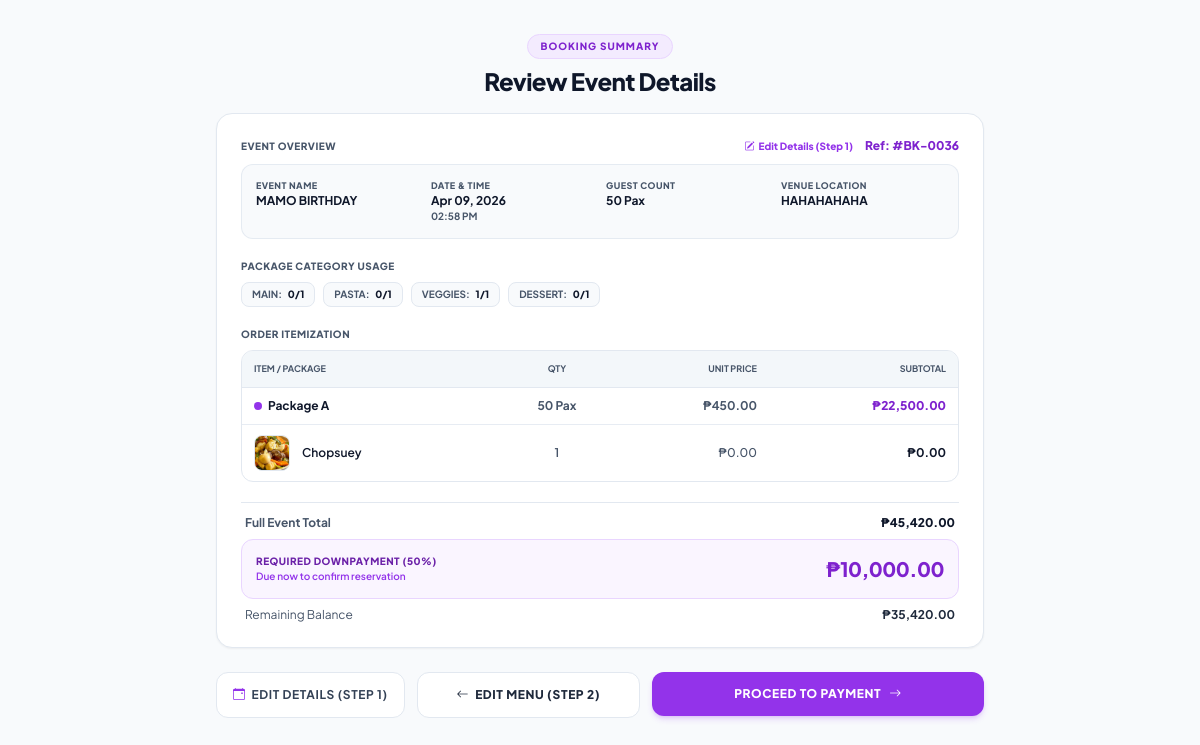
Page /summary.php?booking_id=36 (signed in) on the committed database.
### tables this page shows
CREATE TABLE `bookings` (
  `booking_id` int(11) NOT NULL,
  `user_id` int(11) DEFAULT NULL,
  `event_name` varchar(150) NOT NULL,
  `event_type` varchar(50) DEFAULT NULL,
  `event_date` date NOT NULL,
  `event_time` time NOT NULL,
  `event_end_time` time DEFAULT NULL,
  `venue_location` varchar(255) DEFAULT NULL,
  `venue_address` text NOT NULL,
  `pax_count` int(11) NOT NULL,
  `table_count` int(11) NOT NULL,
  `special_requests` text DEFAULT NULL,
  `venue_image` varchar(255) DEFAULT NULL,
  `ai_venue_analysis` text DEFAULT NULL,
  `ai_conceptual_image` varchar(255) DEFAULT NULL,
  `layout_approval_status` varchar(40) NOT NULL DEFAULT 'none',
  `layout_generated_by` varchar(100) DEFAULT NULL,
  `layout_generated_at` datetime DEFAULT NULL,
  `layout_approved_by` varchar(100) DEFAULT NULL,
  `layout_approved_at` datetime DEFAULT NULL,
  `layout_admin_notes` text DEFAULT NULL,
  `status` enum('pending','on_progress','confirmed','completed','cancelled') DEFAULT 'pending',
  `total_price` decimal(10,2) DEFAULT NULL,
  `payment_method` varchar(50) DEFAULT 'Cash',
  `created_at` timestamp NOT NULL DEFAULT current_timestamp(),
  `payment_status` enum('unpaid','partially_paid','fully_paid','refunded') DEFAULT 'unpaid',
  `reference_no` varchar(50) DEFAULT NULL,
  `total_amount` decimal(10,2) DEFAULT 0.00,
  `booking_status` enum('draft','confirmed','completed','cancelled') DEFAULT 'draft',
  `payment_proof` varchar(255) DEFAULT NULL,
  `admin_note` text DEFAULT NULL,
  `cancel_reason` text DEFAULT NULL,
  `refund_amount` decimal(10,2) DEFAULT 0.00,
  `admin_archived_chat` tinyint(1) DEFAULT 0
);

CREATE TABLE `packages` (
  `package_id` char(1) NOT NULL,
  `package_name` varchar(100) NOT NULL,
  `price_per_pax` decimal(10,2) NOT NULL,
  `main_course_limit` int(11) NOT NULL DEFAULT 0,
  `dessert_limit` int(11) NOT NULL DEFAULT 0,
  `soup_limit` int(11) NOT NULL DEFAULT 0,
  `veggies_limit` int(11) DEFAULT 0,
  `pasta_limit` int(11) DEFAULT 0,
  `description` text DEFAULT NULL,
  `inclusions` text DEFAULT NULL
);

CREATE TABLE `booking_items` (
  `id` int(11) NOT NULL,
  `booking_id` int(11) NOT NULL,
  `item_id` int(11) NOT NULL,
  `quantity` int(11) DEFAULT 1,
  `unit_price` decimal(10,2) NOT NULL,
  `subtotal` decimal(10,2) NOT NULL,
  `dietary_notes` text DEFAULT NULL
);

CREATE TABLE `menu_items` (
  `item_id` int(11) NOT NULL,
  `category_id` int(11) DEFAULT NULL,
  `item_name` varchar(100) NOT NULL,
  `description` text DEFAULT NULL,
  `recipe` text DEFAULT NULL,
  `image_path` varchar(255) DEFAULT NULL,
  `image_url` varchar(255) DEFAULT NULL,
  `price` decimal(10,2) DEFAULT NULL,
  `is_available` tinyint(1) DEFAULT 1
);

### summary.php (the view, shortened to what the rows shown need)
<?php
require_once 'db_config.php';
$booking_id = isset($_GET['booking_id']) ? intval($_GET['booking_id']) : 0;
$user_id = $_SESSION['user_id'];
$b_stmt = $conn->prepare("SELECT * FROM bookings WHERE booking_id = ? AND user_id = ?");
$b_stmt->bind_param("ii", $booking_id, $user_id);
$b_stmt->execute();
$booking = $b_stmt->get_result()->fetch_assoc();
$i_stmt = $conn->prepare("SELECT bi.*, mi.item_name, mi.category_id, mi.image_path
                          FROM booking_items bi
                          JOIN menu_items mi ON bi.item_id = mi.item_id
                          WHERE bi.booking_id = ?");
$i_stmt->bind_param("i", $booking_id);
$i_stmt->execute();
$items = $i_stmt->get_result();
$package_name = null;
$package_price_per_pax = 0;
$package_subtotal = 0;
$is_package_selected = false;
$selected_items_list = [];
while ($row = $items->fetch_assoc()) {
    $selected_items_list[] = $row;
}
if (strpos($booking['event_type'], 'Package') !== false) {
    $is_package_selected = true;
    preg_match('/\((Package\s([A-D]))\)/', $booking['event_type'], $matches);
    if (isset($matches[2])) {
        $package_id = $matches[2];
        $package_name = $matches[1];
        $p_stmt = $conn->prepare("SELECT * FROM packages WHERE package_id = ?");
        $p_stmt->bind_param("s", $package_id);
        $p_stmt->execute();
        $pkg_data = $p_stmt->get_result()->fetch_assoc();
        if ($pkg_data) {
            $package_price_per_pax = $pkg_data['price_per_pax'];
            $package_subtotal = $booking['pax_count'] * $package_price_per_pax;
        }
    }
}
$downpayment_required = min($booking['total_amount'], 10000);
$remaining_balance = $booking['total_amount'] - $downpayment_required;
$is_modal = isset($_GET['modal']) && $_GET['modal'] == 1;
?>
<!DOCTYPE html>
<html lang="en">
<head>
    <script src="https://cdn.tailwindcss.com"></script>
    <link rel="stylesheet" href="https://cdn.jsdelivr.net/npm/bootstrap-icons@1.11.1/font/bootstrap-icons.css">
</head>
<body class="bg-slate-50 dark:bg-[#0b0f19] transition-colors duration-300 min-h-screen <?= $is_modal ? 'p-3 md:p-5' : 'p-4 md:p-8' ?>">
    <main class="max-w-3xl mx-auto space-y-4">
        <header class="text-center <?= $is_modal ? 'no-modal' : 'mb-4' ?>">
            <h2 class="text-2xl font-black text-slate-900 dark:text-slate-100 tracking-tight">Review Event Details</h2>
        </header>
        <div class="bg-white dark:bg-[#131b2e] rounded-2xl p-5 md:p-6 border border-slate-200 dark:border-slate-800 shadow-sm space-y-5">
            <div>
                <div class="grid grid-cols-2 sm:grid-cols-4 gap-3 p-3.5 bg-slate-50 dark:bg-slate-900/60 rounded-xl border border-slate-200/80 dark:border-slate-800">
                    <div>
                        <p class="text-[9px] font-extrabold text-slate-600 dark:text-slate-400 uppercase tracking-wider">Event Name</p>
                        <p class="text-xs font-bold text-slate-900 dark:text-slate-100 truncate"><?= htmlspecialchars($booking['event_name']) ?></p>
                    </div>
                    <div>
                        <p class="text-[9px] font-extrabold text-slate-600 dark:text-slate-400 uppercase tracking-wider">Date & Time</p>
                        <p class="text-xs font-bold text-slate-900 dark:text-slate-100"><?= date('M d, Y', strtotime($booking['event_date'])) ?></p>
                        <p class="text-[10px] font-bold text-slate-600 dark:text-slate-400"><?= date('h:i A', strtotime($booking['event_time'])) ?></p>
                    </div>
                    <div>
                        <p class="text-[9px] font-extrabold text-slate-600 dark:text-slate-400 uppercase tracking-wider">Guest Count</p>
                        <p class="text-xs font-bold text-slate-900 dark:text-slate-100"><?= number_format($booking['pax_count']) ?> Pax</p>
                    </div>
                    <div>
                        <p class="text-[9px] font-extrabold text-slate-600 dark:text-slate-400 uppercase tracking-wider">Venue Location</p>
                        <p class="text-xs font-bold text-slate-900 dark:text-slate-100 break-words"><?= htmlspecialchars($booking['venue_location']) ?></p>
                    </div>
                </div>
            </div>
            <div>
                <div class="overflow-x-auto border border-slate-200 dark:border-slate-800 rounded-xl">
                    <table class="w-full text-left text-xs">
                        <thead class="bg-slate-100/80 dark:bg-slate-900/60 text-[9px] text-slate-600 dark:text-slate-400 uppercase font-extrabold border-b border-slate-200 dark:border-slate-800">
                            <tr>
                                <th class="py-2.5 px-3">Item / Package</th>
                                <th class="py-2.5 px-3 text-center">Qty</th>
                                <th class="py-2.5 px-3 text-right">Unit Price</th>
                                <th class="py-2.5 px-3 text-right">Subtotal</th>
                            </tr>
                        </thead>
                        <tbody class="divide-y divide-slate-200/80 dark:divide-slate-800/60">
                            <?php if ($is_package_selected): ?>
                            <tr class="font-bold text-slate-900 dark:text-slate-100">
                                <td class="py-2.5 px-3 flex items-center gap-1.5">
                                    <span class="w-2 h-2 rounded-full bg-purple-600"></span>
                                    <?= htmlspecialchars($package_name) ?>
                                </td>
                                <td class="py-2.5 px-3 text-center text-slate-600 dark:text-slate-400 font-bold"><?= number_format($booking['pax_count']) ?> Pax</td>
                                <td class="py-2.5 px-3 text-right text-slate-600 dark:text-slate-400 font-bold">₱<?= number_format($package_price_per_pax, 2) ?></td>
                                <td class="py-2.5 px-3 text-right font-black text-purple-700 dark:text-purple-400">₱<?= number_format($package_subtotal, 2) ?></td>
                            </tr>
                            <?php endif; ?>
                            <?php foreach ($selected_items_list as $row): ?>
                            <tr class="text-slate-800 dark:text-slate-300">
                                <td class="py-2.5 px-3">
                                    <div class="flex items-center gap-3">
                                        <div class="w-9 h-9 shrink-0 aspect-square rounded-lg overflow-hidden border border-slate-200 dark:border-slate-800 bg-slate-100 dark:bg-slate-800 flex items-center justify-center shadow-2xs">
                                            <?php if (!empty($row['image_path'])): ?>
                                                <img src="<?= htmlspecialchars($row['image_path']) ?>" alt="<?= htmlspecialchars($row['item_name']) ?>" class="w-full h-full aspect-square object-cover block">
                                            <?php else: ?>
                                                <span class="text-purple-600 dark:text-purple-400 font-bold text-xs uppercase"><?= substr($row['item_name'], 0, 1) ?></span>
                                            <?php endif; ?>
                                        </div>
                                        <div class="min-w-0 flex-1">
                                            <span class="font-semibold text-slate-900 dark:text-slate-100 block truncate"><?= htmlspecialchars($row['item_name']) ?></span>
                                        </div>
                                    </div>
                                </td>
                                <td class="py-2.5 px-3 text-center text-slate-600 dark:text-slate-400 font-semibold"><?= $row['quantity'] ?></td>
                                <td class="py-2.5 px-3 text-right text-slate-600 dark:text-slate-400 font-medium">₱<?= number_format($row['unit_price'], 2) ?></td>
                                <td class="py-2.5 px-3 text-right font-bold text-slate-900 dark:text-slate-100">₱<?= number_format($row['subtotal'], 2) ?></td>
                            </tr>
                            <?php endforeach; ?>
                        </tbody>
                    </table>
                </div>
            </div>
            <div class="pt-3 border-t border-slate-200 dark:border-slate-800 space-y-2">
                <div class="flex justify-between items-center text-xs font-bold text-slate-600 dark:text-slate-400 px-1">
                    <span>Full Event Total</span>
                    <span class="font-black text-slate-900 dark:text-slate-100">₱<?= number_format($booking['total_amount'], 2) ?></span>
                </div>
                <div class="flex justify-between items-center p-3.5 bg-purple-50 dark:bg-purple-950/60 border border-purple-200 dark:border-purple-800/50 rounded-xl">
                    <div>
                        <p class="text-purple-800 dark:text-purple-300 font-extrabold uppercase text-[10px] tracking-wider">Required Downpayment (50%)</p>
                        <p class="text-[10px] text-purple-600 dark:text-slate-400 font-semibold">Due now to confirm reservation</p>
                    </div>
                    <p class="text-xl font-black text-purple-700 dark:text-purple-400 tracking-tight">₱<?= number_format($downpayment_required, 2) ?></p>
                </div>
                <div class="flex justify-between items-center text-xs text-slate-600 dark:text-slate-400 px-1">
                    <span>Remaining Balance</span>
                    <span class="font-bold text-slate-800 dark:text-slate-300">₱<?= number_format($remaining_balance, 2) ?></span>
                </div>
            </div>
        </div>
    </main>
</body>
</html>

### rows in the picture
bookings: event_name "MAMO BIRTHDAY", event_date "Apr 09, 2026", event_time "02:58 PM", pax_count "50", venue_location "HAHAHAHAHA", pax_count.price_per_pax "22,500.00", total_amount "45,420.00", total_amount "10,000.00", total_amount "35,420.00"
packages: price_per_pax "450.00"
booking_items: item.image_path (picture), item.item_name "Chopsuey", quantity "1", unit_price "0.00", subtotal "0.00"

### other values in the picture
str_pad($booking_id, 4, '0', STR_PAD_LEFT) "0036"
$category_counts[1] "0"
$package_limits['main'] "1"
$category_counts[2] "0"
$package_limits['pasta'] "1"
$category_counts[4] "1"
$package_limits['veggies'] "1"
$category_counts[5] "0"
$package_limits['dessert'] "1"
$package_name "Package A"
